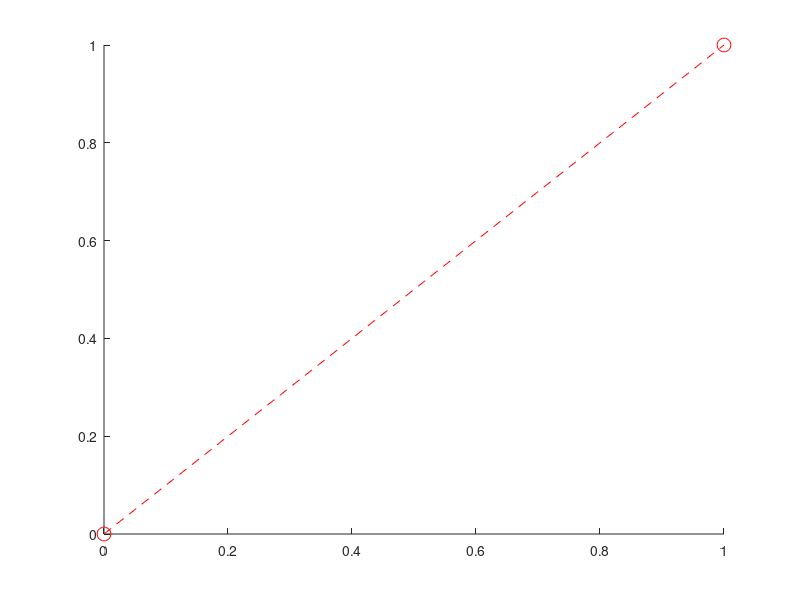

MATLAB code for this plot: (Note: this script raises an error after producing the figure.)
function [ result ] = cqpickslope( ax,ifdelete )
% The function starts a while loop for continuing picking slopes
% press q to stop, left click to select two points for slope
% calculation

if ~exist('ax','var')
    ax = gca;
end
if ~exist('ifdelete')
    ifdelete = true;
end
button = 1;
disp('press q to stop left click to pick...');
disp('please pick continued two points for slope calculation');
result = [];
n = 1;
axes(ax);
h_line = line(...
    'color','r',...
    'marker','o',...
    'markersize',10,...
    'linestyle','--');
h_text = text(...
    'fontsize',20,...
    'color','b');
h_line.XData = []; h_line.YData = [];
while button~=double('q')
    % continue picking untill user press q
    for k = 1:2
        [x(k),y(k),button] = ginput(1);
        if button==double('q')
            try
                if ifdelete
                    delete(h_line);
                    delete(h_text);
                end
            catch
            end
            return
        else
            
            if k==1
                h_text.String = [];
                h_line.XData = x(k);
                h_line.YData = y(k);
            else
                h_line.XData(k) = x(k);
                h_line.YData(k) = y(k);
            end
        end
    end
    if diff(x)~=0
        result(n) = diff(y)/diff(x);
    else
        result(n) = nan;
    end
    % give text
    h_text.Position = [mean(x),mean(y)];
    h_text.String = num2str(result(n));
    n = n + 1;
end
end


